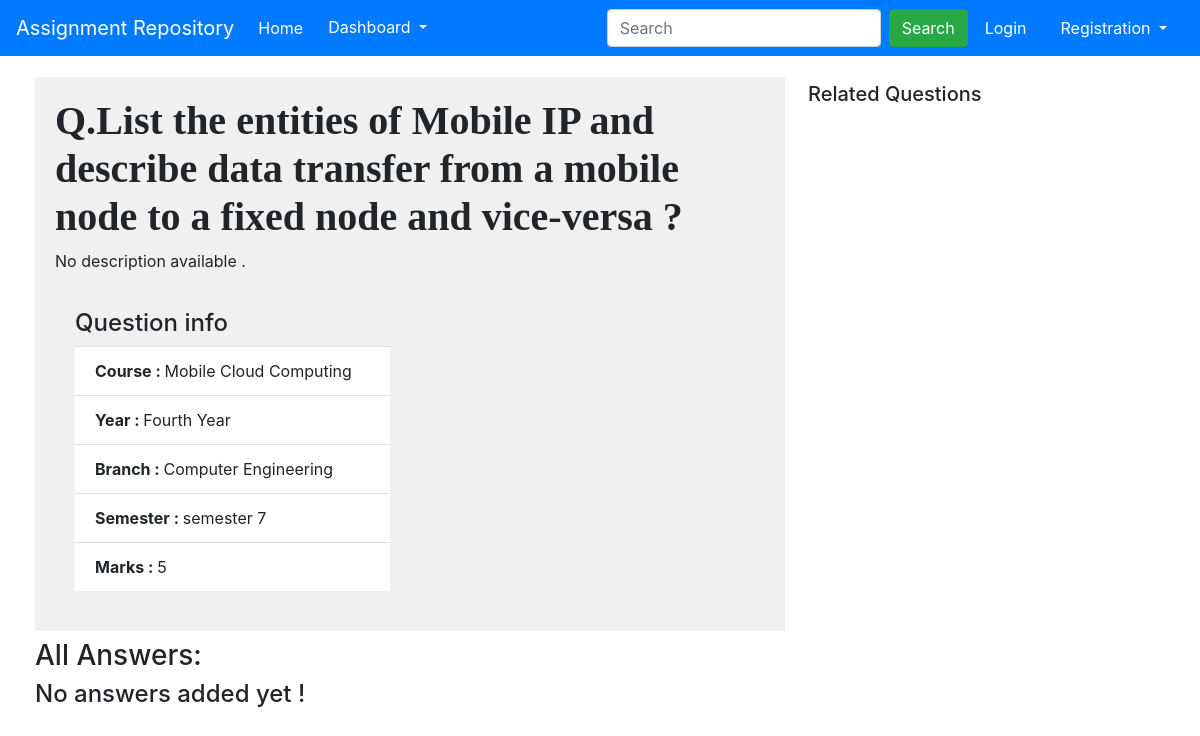
The app's page /assignment/question/51 with its own data.
### assignment/models.py (models this page shows, shortened)
class Question(models.Model):
    assignment = models.ForeignKey(Assignment, on_delete=models.SET_NULL,blank=True,null=True)
    username = models.ForeignKey(User,on_delete=models.SET_NULL,blank=True,null=True)
    title = models.CharField(max_length = 200)
    description = models.TextField(blank=True , null = True)
    modelAnswer = models.TextField(blank=True)
    marks = models.IntegerField(null=True)
    date = models.DateTimeField(auto_now_add=True)

class Assignment(models.Model):
    number = models.IntegerField()
    course = models.ForeignKey(Course,on_delete = models.SET_NULL,blank=True,null=True)
    publish_date = models.DateField(auto_now_add = True)
    deadline_date = models.DateField()
    faculty = models.ForeignKey(Faculty,on_delete = models.SET_NULL,blank=True,null=True)

class Course(models.Model):
    name = models.CharField(max_length = 50)
    branch = models.ForeignKey(Branch,on_delete = models.SET_NULL,blank=True,null=True)
    faculty = models.ForeignKey(Faculty ,on_delete = models.SET_NULL,blank=True,null=True)
    year = models.ForeignKey(StudyYear ,on_delete = models.SET_NULL,blank=True,null=True)
    semester = models.ForeignKey(Semester ,on_delete = models.SET_NULL,blank=True,null=True )

class StudyYear(models.Model):
    year = models.CharField(max_length = 50 , help_text = "Enter in this format First Year , Second Year, etc.")
    def __str__(self):
        return self.year

class Branch(models.Model):
    name = models.CharField(max_length = 50 , help_text = "Example Computer Engineering")
    def __str__(self):
        return self.name

class Semester(models.Model):
    sem = models.IntegerField()
    def __str__(self):
        return f'semester {self.sem}'

### assignment/views.py (the view)
# urls.py: path('question/<int:pk>', views.RepoQuestionDetailView.as_view(), name='repo-question-detail'),
class RepoQuestionDetailView(generic.DetailView):
    model = Question
    template_name = "questionAllAnswers.html"
    def get_context_data(self, **kwargs):
        context = super().get_context_data(**kwargs)
        context['answers'] = self.object.answer_set.all().annotate(count=Count('upvotes')).order_by('-count')
        return context

### assignment/templates/questionAllAnswers.html
{% extends "index_base.html" %}
{% load static %}
{% block content %}
<div class="container">
  <div class="row">
    <div class="col-md-8 my-3" style="padding : 5px;">
      <div style="background-color: #f0f0f0 ; padding:20px;">
        <h1 style="font-family : serif;"><b>Q.{{question.title}}</b></h1>
        {% if question.description %}
        {{question.description}}
        {% else %}
        <p>No description available .</p>
        {% endif %}
        <div class="QuestionInfo">
          <ul class="list-group list-group-flush">
            <h4>Question info</h4>
            <li class="list-group-item"><b>Course   : </b>{{question.assignment.course.name}}</li>
            <li class="list-group-item"><b>Year     : </b>{{question.assignment.course.year}}</li>
            <li class="list-group-item"><b>Branch   : </b>{{question.assignment.course.branch}}</li>
            <li class="list-group-item"><b>Semester : </b>{{question.assignment.course.semester}}</li>
            <li class="list-group-item"><b>Marks    : </b>{{question.marks}}</li>
          </ul>
        </div>
      </div>
      <h3 class="my-2">All Answers:</h3>
      {% if answers %}
      {% for answer in answers %}
      {% ifequal answer.status 'Published' %}
      <div class="userAnswerBox">
          <div class="userDetails">
            <img class="UserPic" src="{% static 'images/avtar.png' %}">
            <span>{{answer.username.first_name}} {{answer.username.last_name}} , </span>
            <span>studying in {{answer.username.student.year}} , {{answer.username.student.branch}} </span>
          <p class="answerDate">answer added on {{answer.date}} </p>
          </div>
          <div class="userAnswer">
            {{answer.answer_txt}}
          </div>
          <div class="ratingButton">
              <span class=""><a class="btn btn-light upvote" style="Color:blue;" href="#">Upvote | {{answer.upvotesCount}}</a><span>
          </div>
      </div>
      {% endifequal %}
      {% endfor %}
      {% else %}
      <h4>No answers added yet !</h4>
      {% endif %}
    </div>
    <div class="col-md-3 mx-2 my-3" style="padding : 10px;">
      <h5>Related Questions</h5>
    </div>
</div>
</div>
{% endblock %}

### assignment/static/css/styles.css (style rules this page uses)
.QuestionInfo { padding: 20px; width: 50%; }

### records on screen
Question: title "List the entities of Mobile IP and describe data transfer from a mobile node to a fixed node and vice-versa ?", assignment.course.name "Mobile Cloud Computing", assignment.course.year "Fourth Year", assignment.course.branch "Computer Engineering", assignment.course.semester "semester 7", marks "5"
